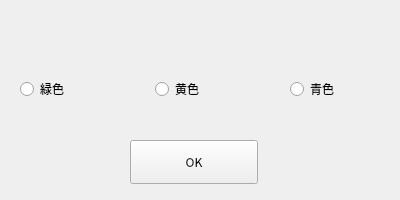
<?xml version="1.0" encoding="UTF-8"?>
<ui version="4.0">
 <class>SubWindow</class>
 <widget class="QWidget" name="SubWindow">
  <property name="geometry">
   <rect>
    <x>0</x>
    <y>0</y>
    <width>400</width>
    <height>200</height>
   </rect>
  </property>
  <property name="font">
   <font>
    <family>Noto Sans CJK JP</family>
   </font>
  </property>
  <property name="windowTitle">
   <string>選択画面</string>
  </property>
  <widget class="QPushButton" name="pushButton">
   <property name="geometry">
    <rect>
     <x>130</x>
     <y>140</y>
     <width>128</width>
     <height>44</height>
    </rect>
   </property>
   <property name="text">
    <string>OK</string>
   </property>
  </widget>
  <widget class="QRadioButton" name="radioButton">
   <property name="geometry">
    <rect>
     <x>20</x>
     <y>70</y>
     <width>162</width>
     <height>38</height>
    </rect>
   </property>
   <property name="text">
    <string>緑色</string>
   </property>
   <attribute name="buttonGroup">
    <string notr="true">buttonGroup</string>
   </attribute>
  </widget>
  <widget class="QRadioButton" name="radioButton_2">
   <property name="geometry">
    <rect>
     <x>155</x>
     <y>70</y>
     <width>162</width>
     <height>38</height>
    </rect>
   </property>
   <property name="text">
    <string>黄色</string>
   </property>
   <attribute name="buttonGroup">
    <string notr="true">buttonGroup</string>
   </attribute>
  </widget>
  <widget class="QRadioButton" name="radioButton_3">
   <property name="geometry">
    <rect>
     <x>290</x>
     <y>70</y>
     <width>162</width>
     <height>38</height>
    </rect>
   </property>
   <property name="text">
    <string>青色</string>
   </property>
   <attribute name="buttonGroup">
    <string notr="true">buttonGroup</string>
   </attribute>
  </widget>
 </widget>
 <resources/>
 <connections/>
 <buttongroups>
  <buttongroup name="buttonGroup"/>
 </buttongroups>
</ui>
